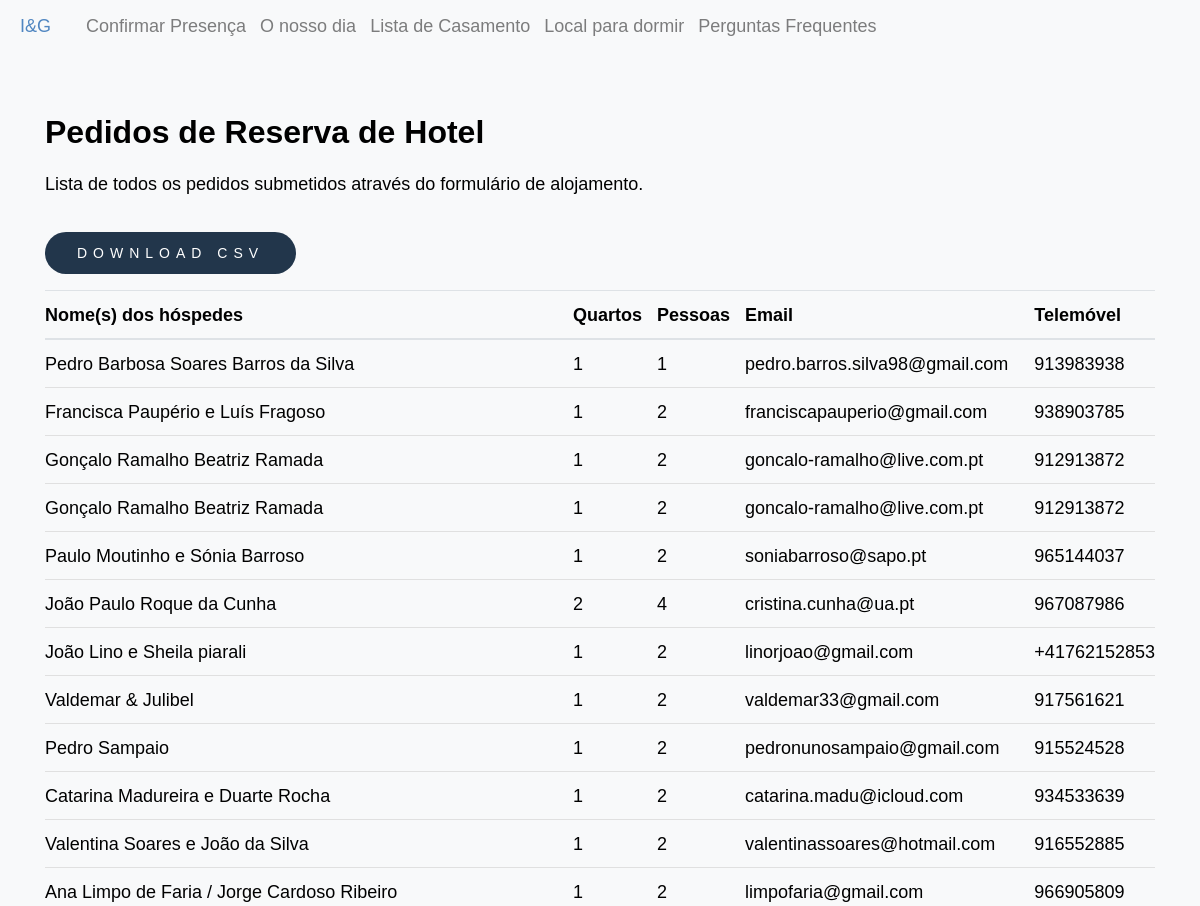
Page /edit/hotel_reservations (upper part) on the earlier database version.
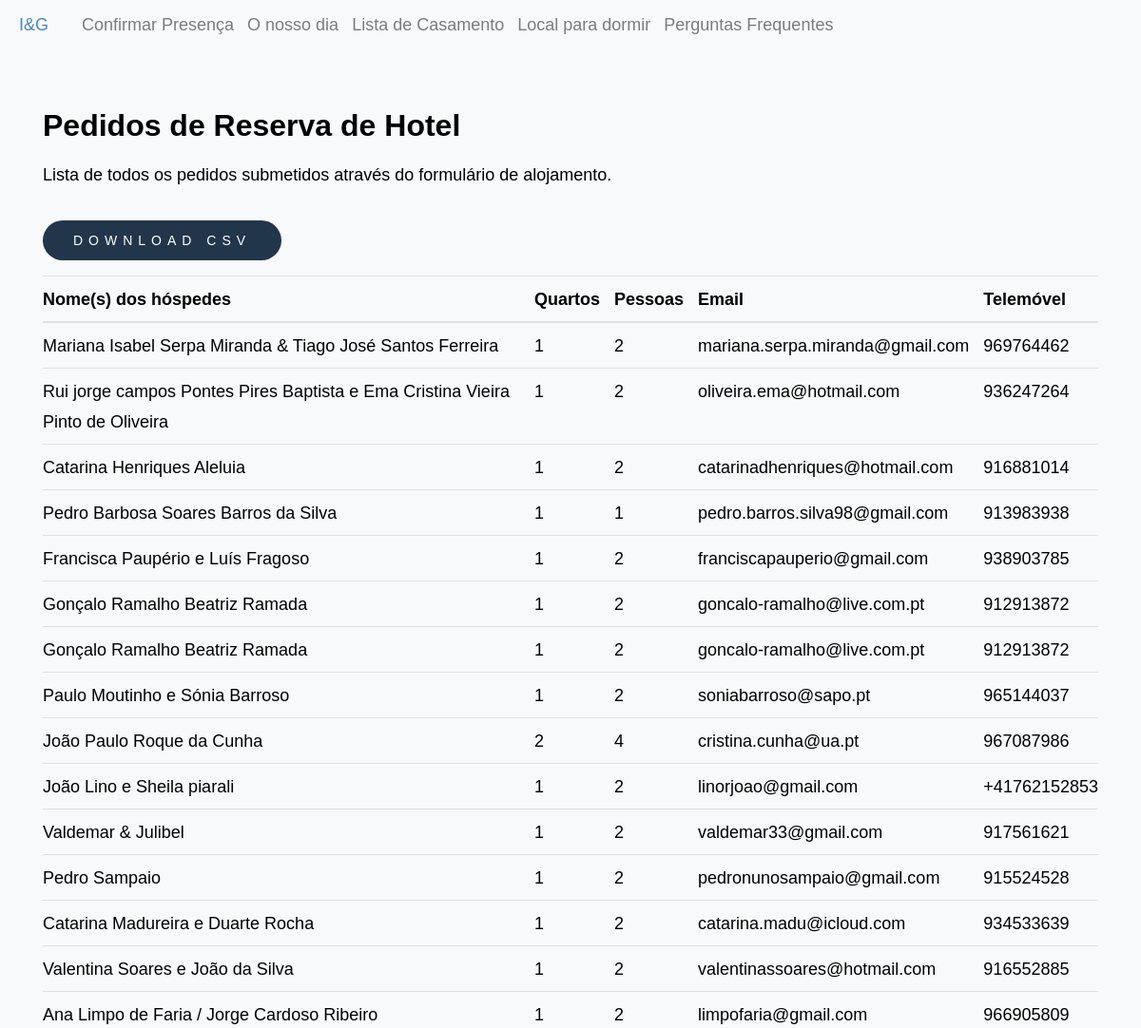
Same page on the later database version.
### inesegoncalo/models/hotel_reservations.py (models this page shows)
class HotelReservation(db.Model, model.Model, model.Base):
    __tablename__ = "hotel_reservations"
    __table_args__ = {"extend_existing": True}
    id = Column(Integer, primary_key=True)
    guest_names = Column(Text, nullable=False)
    num_rooms = Column(Integer, nullable=False)
    num_people = Column(Integer, nullable=False)
    email = Column(Text, nullable=False)
    phone = Column(Text, nullable=False)

### inesegoncalo/modules/edit.py (the view)
@bp.route("/hotel_reservations", methods=("GET", "POST"))
def hotel_reservations():
    reservations = HotelReservation.query.order_by(HotelReservation.id.desc()).all()
    return render_template("edit/hotel_reservations.html", reservations=reservations)

### inesegoncalo/templates/edit/hotel_reservations.html (shortened to what this page needs)
{% extends 'layout.html' %}
{% block content %}
<div class="edit-page-container container">
    <div class="edit-card">
        <div class="edit-card-header">
            <div>
                <h2>Pedidos de Reserva de Hotel</h2>
                <p>Lista de todos os pedidos submetidos através do formulário de alojamento.</p>
            </div>
            <button onclick="generateHotelReservationsCSV()" class="btn btn_contribuir accept">
                Download CSV
            </button>
        </div>
        <div class="edit-table-wrapper">
            <table class="table edit-table">
                <thead>
                    <tr>
                        <th>Nome(s) dos hóspedes</th>
                        <th>Quartos</th>
                        <th>Pessoas</th>
                        <th>Email</th>
                        <th>Telemóvel</th>
                    </tr>
                </thead>
                <tbody>
                    {% for reservation in reservations %}
                    <tr>
                        <td>{{ reservation.guest_names }}</td>
                        <td>{{ reservation.num_rooms }}</td>
                        <td>{{ reservation.num_people }}</td>
                        <td>{{ reservation.email }}</td>
                        <td>{{ reservation.phone }}</td>
                    </tr>
                    {% else %}
                    <tr>
                        <td colspan="5" style="text-align: center; padding: 1.5rem 0;">
                            Ainda não existem pedidos de reserva de hotel.
                        </td>
                    </tr>
                    {% endfor %}
                </tbody>
            </table>
        </div>
    </div>
</div>
{% endblock %}

Differences in the rows shown:
added HotelReservation: guest_names "Mariana Isabel Serpa Miranda & Tiago José Santos Ferreira", num_rooms "1", num_people "2", email "mariana.serpa.miranda@gmail.com", phone "969764462"
added HotelReservation: guest_names "Rui jorge campos Pontes Pires Baptista e Ema Cristina Vieira Pinto de Oliveira", num_rooms "1", num_people "2", email "oliveira.ema@hotmail.com", phone "936247264"
added HotelReservation: guest_names "Catarina Henriques Aleluia", num_rooms "1", num_people "2", email "catarinadhenriques@hotmail.com", phone "916881014"
